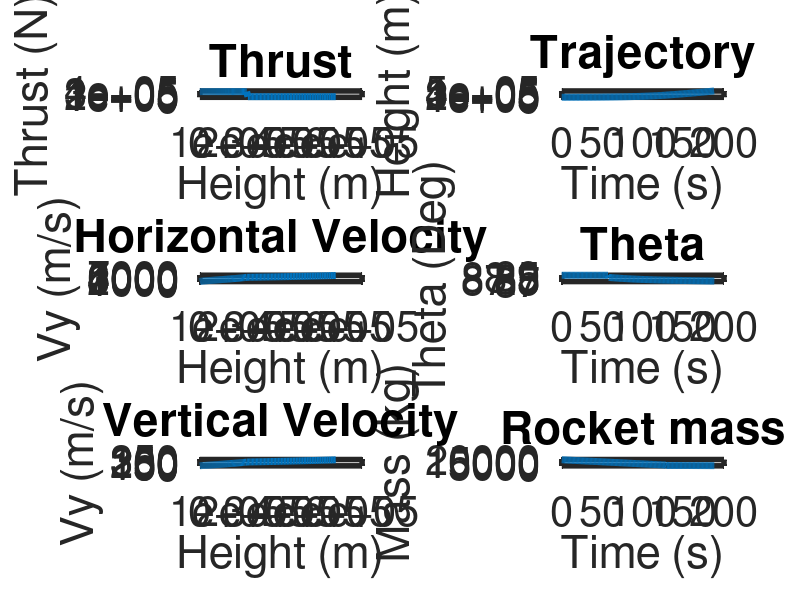
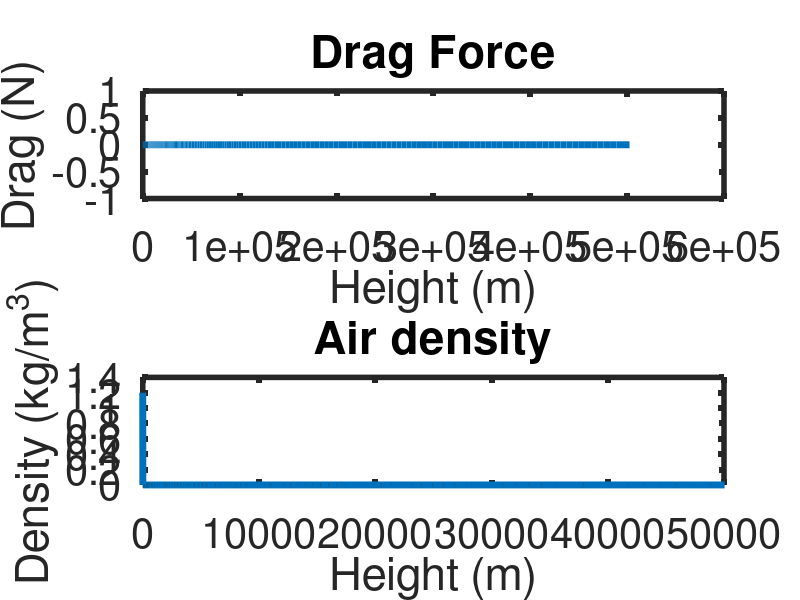

Here is the MATLAB script that generated these plots, in order:
  % Program:
  % Rocket_Trajectory_Simulation.m
  % Multi-stage rocket dynamics and trajectory simulation.
  %
  % Description:
  % Predicts multi-stage rocket dynamics and trajectories based on the given 
  % rocket mass, mass flow, engine thrust, launch parameters, and drag coefficient.
  % The drag is related to the ambient air pressure which modelled with the ISA
  % standard atmosphere.
  %
  % Variable List:
  % Delta = Time step (s)
  % t = Time (s)
  % Thrust = Thrust (N)
  % Mass = Mass (kg)
  % Mass_Flow = Flow of mass per second that comes out of the thruster (kg/s)
  % Mass_Rocket_With_Motor = Mass with motor (kg)
  % Mass_Rocket_Without_Motor = Mass without motor (kg)
  % Theta = Angle (deg)
  % C = Drag coefficient
  % Rho = Air density (kg/m^3)
  % A = Rocket projected area (m^2)
  % Gravity = Gravity (m/s^2)
  % Launch_Rod_Length = Length of launch rod (m)
  % n = Counter
  % Fn = Normal force (N)
  % Drag = Drag force (N)
  % Fx = Sum of forces in the horizontal direction (N)
  % Fy = Sum of forces in the vertical direction (N)
  % Vx = Velocity in the horizontal direction (m/s)
  % Vy = Velocity in the vertical direction (m/s)
  % Ax = Acceleration in the horizontal direction (m/s^2)
  % Ay = Acceleration in the vertical direction (m/s^2)
  % x = Horizontal position (m)
  % y = Vertical position (m)
  % Distance_x = Horizontal distance travelled (m)
  % Distance_y = Vertical travelled (m)
  % Distance = Total distance travelled (m)
  % Memory_Allocation = Maximum number of time steps expected

  clear, clc      % Clear command window and workspace

  % Simulation parameters
  Delta = 1;                  % Time step 
  Memory_Allocation = 100000;    % Maximum number of time steps expected

  % Preallocate memory for arrays
  t = zeros(1, Memory_Allocation);
  Thrust = zeros(1, Memory_Allocation);
  Mass = zeros(1, Memory_Allocation);
  Theta = zeros(1, Memory_Allocation);
  Fn = zeros(1, Memory_Allocation);
  Drag = zeros(1, Memory_Allocation);
  Fx = zeros(1, Memory_Allocation);
  Fy = zeros(1, Memory_Allocation);
  Ax = zeros(1, Memory_Allocation);
  Ay = zeros(1, Memory_Allocation);
  Vx = zeros(1, Memory_Allocation);
  Vy = zeros(1, Memory_Allocation);
  x = zeros(1, Memory_Allocation);
  y = zeros(1, Memory_Allocation);
  Rho=zeros(1, Memory_Allocation);
  Mass_Flow = zeros(1, Memory_Allocation);
  % Natural constants
  C = 0.4;                                % Drag coefficient
  Gravity = 9.81;                         % Gravity (m/s^2)

  Mass_Flow_One = 11*12;                  % Propulsion mass flow of the first stage (kg/s)
  Mass_Flow_Two = 12;                     % Propulsion mass flow of the second stage (kg/s)
  Thrust_One = 29898*12;                  % Sum of thrust of the first stage ( (kg*m)/s^2 )
  Thrust_Two = 38027.5;                   % Sum of thrust of the second stage ( (kg*m)/s^2 )

  % Rocket parameters
  r = 1.5;                                % Rocket fuselage radius (m)
  A = 2*pi*r^2;                           % Rocket projected attack area (m^2)
  Launch_Rod_Length = 1;                  % Length of launch rod (m)
  Mass_Motor_And_Structure_One = 999;     % Mass of the first stage rocket motor (kg)
  Mass_Motor_And_Structure_Two = 1151;    % Mass of the second stage rocket motor (kg)
  Mass_Start = 19301;                     % Start mass of the rocket (kg)
  Mass_Fuel_One = 17001;                  % Fuel mass of the first stage (kg)
  Mass_Fuel_Two = 1201;                   % Fuel mass of the second stage (kg)
  Mass_Payload = 300;                     % Mass of Payload (kg)

  % Maneuver parameters
  Theta(1) = 89;                          % Initial angle (deg)
  DeltaTheta = 0;                         % Flying angle (deg/s)
  Height_Start_Gravity_Turn = 20000;      % Height when the vertical flight is stopped and the rocket is tilted for the gravity turn maneuver (m)
  Eject_One = false;       
  Eject_Two = false;
  % Rocket_Tips = false;
  Mission_Success = false;

  % Inital parameters
  Vx(1) = 0;                      % Initial horizontal speed (m/s)
  Vy(1) = 0;                      % Initial vertical speed (m/s)
  x(1) = 0;                       % Initial horizontal position (m)
  y(1) = 0.1;                     % Initial vertical position (m)
  Distance_x(1) = 0;              % Initial horizontal distance travelled (m)
  Distance_y(1) = 0;              % Initial vertical distance travelled (m)
  Distance(1) = 0;                % Initial distance travelled (m)
  Rho(1) = 1.2;                   % Initial air density (kg/m^3)
  Mass(1) = Mass_Start;           % Initial rocket mass (kg)
  Thrust(1) = Thrust_One;         % Inital rocket thrust ( (kg*m)/s^2 )
  n = 1;                          % Initial time step            
  stage = 1;                      % Initial stage (1 for the first one)
  Seperation_One = false;         % Stage one at start not seperated
  Seperation_Two = false;         % Stage two at start nit seperated

  Mass_Flow(1) = Mass_Flow_One * Delta; % Inital mass flow equals the mass flow of the first stage times the delta
  clc % clean the console

  while y(n) > 0  && Mission_Success == false      % Run until rocket hits the ground or mission completed
     
      n = n+1;                    % Increment time step
      t(n)= (n-1)*Delta;          % Elapsed time     
      
    % Determine rocket thrust and mass based on launch phase 
    if (stage == 1)
      %disp('Stage 1 active');
      Thrust(n) = Thrust_One;
      Mass_Flow(n) = Mass_Flow_One * Delta;
      %disp([Thrust(n),Mass_Flow(n)]);
    else
      if(stage == 2)
        %disp('Stage 2 active');
        Thrust(n) = Thrust_Two;
        Mass_Flow(n) = Mass_Flow_Two * Delta; 
        %disp([Thrust(n),Mass_Flow(n)]);
      else
        Thrust(n)=0; 
      endif
    endif

    Mass(n) = Mass(n-1) - Mass_Flow(n);     
    disp('Mass');disp(Mass(n) - Mass_Flow(n));
    
    % Seperation logic
    if Mass(n) < (Mass_Start - Mass_Fuel_One) && Seperation_One == false;     % seperation condition first stage
      disp('Seperation first stage');
      Seperation_One = true;
      stage = 2;
      Mass(n) = Mass(n) - 999;
    endif

    if Mass(n) < (Mass_Start - (Mass_Fuel_One+Mass_Motor_And_Structure_One+Mass_Fuel_Two)) && Seperation_Two == false % seperation condition second stage
      disp('Seperation second stage');
      Seperation_Two = true;
      stage = 3;
      Mass(n) = Mass_Payload;
    endif

    
      % Drag force calculation
      % C - Drag coefficient, related to the velocity?
      % Rho - Air density
      % A - Refernce area
      % (Vx(n-1)^2+Vy(n-1)^2) - absolute velocity squared
      Drag(n)= 0.5*C*Rho(n-1)*A*(Vx(n-1)^2+Vy(n-1)^2); % Calculate drag force
      
      % Sum of forces calculations 
      Fx(n)= Thrust(n)*cosd(Theta(n-1))-Drag(n)*cosd(Theta(n-1));                     % Sum x forces
      Fy(n)= Thrust(n)*sind(Theta(n-1))-(Mass(n)*Gravity)- Drag(n)*sind(Theta(n-1));  % Sum y forces
      %if(stage != 1 && stage != 2) 
      %  Fx(n) = 0;
      %  Fy(n) = 0;
      %endif
    
    
      % Acceleration calculation
      Ax(n)= Fx(n)/Mass(n);                       % Net accel in x direction 
      Ay(n)= Fy(n)/Mass(n);                       % Net accel in y direction

      % Velocity calculations
      Vx(n)= Vx(n-1)+Ax(n)*Delta;                 % Velocity in x direction
      Vy(n)= Vy(n-1)+Ay(n)*Delta;                 % Velocity in y direction

      % Position calculations
      x(n)= x(n-1)+Vx(n)*Delta;                   % Position in x direction
      y(n)= y(n-1)+Vy(n)*Delta;                   % Position in y direction   
      
      % Air pressure calculation with ISA model
      Rho(n) = isa(y(n),"R");   
      
      % Rocket angle calculation
      % ^ Vy
      % |   / 
      % |  / angle in between velocity vector and x-direction
      % | /  
      % |/---> Vx
      if y(n) >= Height_Start_Gravity_Turn  % if y(n) > Height_Start_Gravity_Turn  % if a certain heigth is reached, the rocket is actively tilting
        if stage == 1
          Theta(n) = atand(Vy(n)/Vx(n)) - DeltaTheta*(n/100);    % % Angle defined by velocity vector in degrees    
          %disp('Theta is now turning');disp(atand(Vy(n)/Vx(n)) - DeltaTheta);
        else
          Theta(n) = atand(Vy(n)/Vx(n)) - 2*DeltaTheta*(n/100);
        endif
      else
        Theta(n) = 89;  
        
      endif
      disp('HERE');disp(Theta(n));disp(n);
      
      % set the mission goals and end the mission if archieved
      if y(n) > 500000
        Mission_Success = true;
        %disp('Mission success');
      endif

       %disp('Fy');disp(Fy(n));
      
  end


  figure('units','normalized','outerposition',[0 0 1 1]) % Maximize plot window

  % Figure 2
  subplot(3,2,2)
  plot(t(1:n),y(1:n), "linewidth", 5);
  set(gca, "linewidth", 4, "fontsize", 30); 
  xlabel({'Time (s)'});
  ylabel({'Height (m)'});
  title({'Trajectory'});
  ylim([0 500500]);
  
  % Figure 6
  subplot(3,2,6)
  plot(t(1:n),Mass(1:n), "linewidth", 5);
  set(gca, "linewidth", 4, "fontsize", 30); 
  xlabel({'Time (s)'});
  ylabel({'Mass (kg)'});
  title({'Rocket mass'});
  
  % Figure 3
  subplot(3,2,3)
  plot(y(1:n),Vy(1:n), "linewidth", 5);
  set(gca, "linewidth", 4, "fontsize", 30); 
  xlabel({'Height (m)'});
  ylabel({'Vy (m/s)'});
  title({'Horizontal Velocity'});

  % Figure 5
  subplot(3,2,5)
  plot(y(1:n),Vx(1:n), "linewidth", 5);
  set(gca, "linewidth", 4, "fontsize", 30); 
  xlabel({'Height (m)'});
  ylabel({'Vy (m/s)'});
  title({'Vertical Velocity'});


  % Figure 1
  subplot(3,2,1)
  plot(y(1:n),Thrust(1:n), "linewidth", 5);
  set(gca, "linewidth", 4, "fontsize", 30); 
  xlabel({'Height (m)'});
  ylabel({'Thrust (N)'});
  title({'Thrust' });


  % Figure 4
  subplot(3,2,4)
  plot(t(1:n),Theta(1:n), "linewidth", 5);
  set(gca, "linewidth", 4, "fontsize", 30); 
  xlabel({'Time (s)'});
  ylabel({'Theta (Deg)'});
  title({'Theta'});

  figure('units','normalized','outerposition',[0 0 1 1]) % Maximize plot window
  
  
  subplot(2,1,1)
  plot(y(1:n),Drag(1:n), "linewidth", 5);
  set(gca, "linewidth", 4, "fontsize", 30); 
  xlabel({'Height (m)'});
  ylabel({'Drag (N)'});
  title({'Drag Force'});

  subplot(2,1,2)
  plot(y(1:n),Rho(1:n), "linewidth", 5);
  set(gca, "linewidth", 4, "fontsize", 30); 
  xlim([0 50000]);
  xlabel({'Height (m)'});
  ylabel({'Density (kg/m^3)'});
  title({'Air density'});
